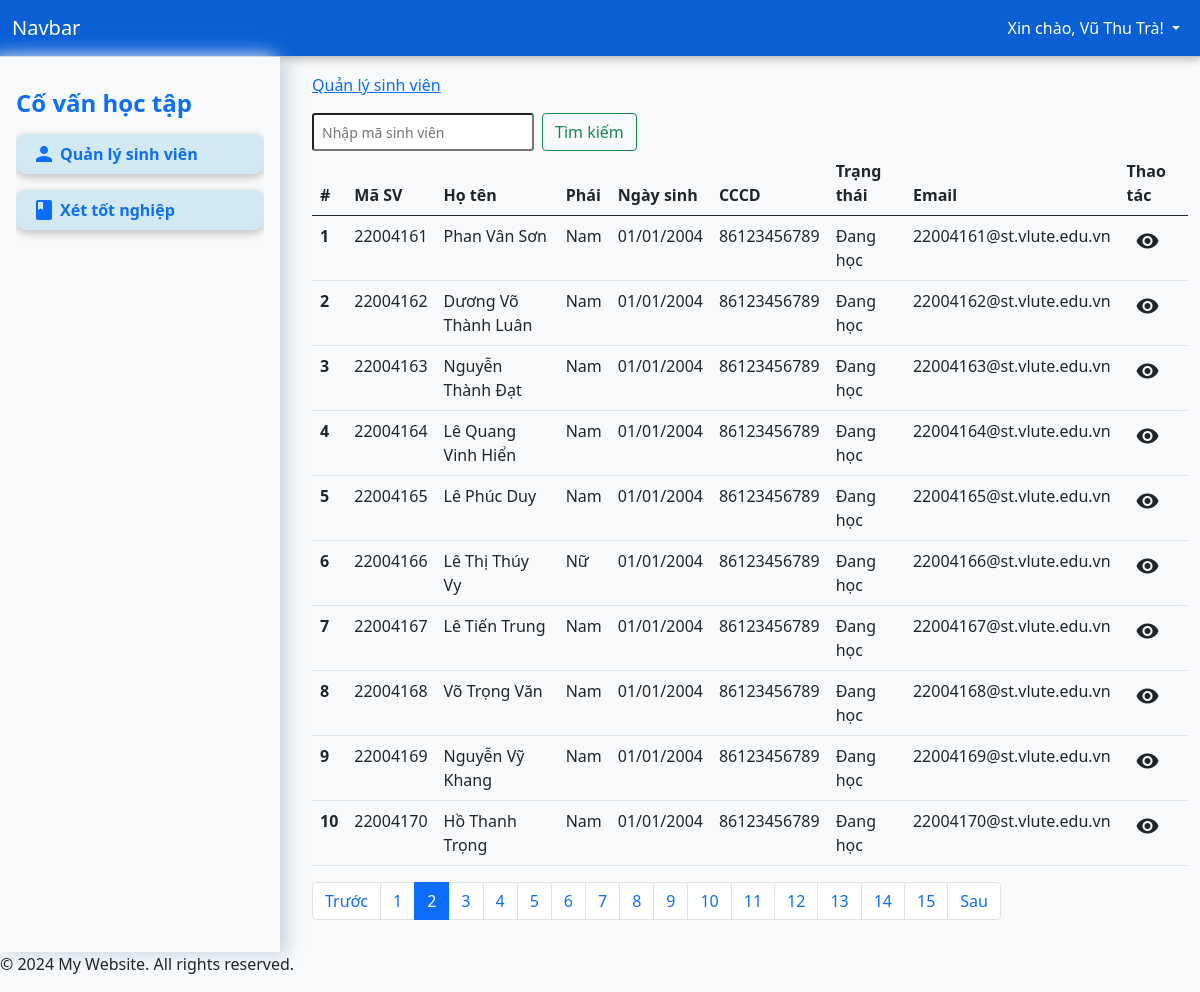
Screenshot of /?page=students&num=2 (signed in) with the database file from the repository.
### tables this page shows
CREATE TABLE `students` (
  `id` int(11) NOT NULL,
  `student_code` varchar(50) NOT NULL,
  `full_name` varchar(255) NOT NULL,
  `identity` varchar(255) NOT NULL,
  `dob` date DEFAULT NULL,
  `gender` enum('Nam','Nữ','Khác') NOT NULL DEFAULT 'Nam',
  `address` varchar(255) NOT NULL,
  `email` varchar(255) DEFAULT NULL,
  `status` enum('Đang học','Tạm dừng học','Đã tốt nghiệp','Nghỉ học','Buộc thôi học') DEFAULT 'Đang học',
  `created_at` datetime DEFAULT current_timestamp()
);

### app/controller/StudentController.php (called while the page is built, shortened)
<?php
class StudentController
{
    private $conn;
    public function __construct($conn)
    {
        $this->conn = $conn;
    }
    public function index($limit = PHP_INT_MAX, $offset = 0)
    {
        $query = "SELECT * FROM students LIMIT $offset, $limit";
        $result = mysqli_query($this->conn, $query);
        $students = [];
        while ($row = mysqli_fetch_assoc($result)) {
            $students[] = $row;
        }
        return $students;
    }
    public function count()
    {
        $query = "SELECT COUNT(*) as total FROM students";
        $result = mysqli_query($this->conn, $query);
        $row = mysqli_fetch_assoc($result);
        return $row['total'];
    }
}

### app/views/pages/students.php (the view, shortened to what this page needs)
<?php
require_once "app/controller/StudentController.php";
$studentController = new StudentController($conn);
$page = isset($_GET['num']) ? (int)$_GET['num'] : 1;
$page = max($page, 1);
$limit = 10;
$offset = ($page - 1) * $limit;
$search = isset($_POST['search']) ? $_POST['search'] : '';
if ($search) {
    $students = $studentController->show($search);
    $total_students = count($students);
    $total_pages = 1;
} else {
    $students = $studentController->index($limit, $offset);
    $total_students = $studentController->count();
    $total_pages = ceil($total_students / $limit);
}
?>
<nav aria-label="Page navigation example">
    <form class="d-flex float-start" method="post">
        <input class="form-control-sm me-2" name="search" type="search" placeholder="Nhập mã sinh viên" aria-label="Search" required>
        <button class="btn btn-outline-success mr-2" type="submit">Tìm kiếm</button>
    </form>
    <table class="table">
        <thead>
            <tr>
                <th scope="col">#</th>
                <th scope="col">Mã SV</th>
                <th scope="col">Họ tên</th>
                <th scope="col">Phái</th>
                <th scope="col">Ngày sinh</th>
                <th scope="col">CCCD</th>
                <th scope="col">Trạng thái</th>
                <th scope="col">Email</th>
                <th scope="col">Thao tác</th>
            </tr>
        </thead>
        <tbody>
            <?php foreach ($students as $index => $student): ?>
                <tr>
                    <th scope="row"><?php echo $index + 1; ?></th>
                    <td><?php echo htmlspecialchars($student['student_code']); ?></td>
                    <td><?php echo htmlspecialchars($student['full_name']); ?></td>
                    <td><?php echo htmlspecialchars($student['gender']); ?></td>
                    <td><?php echo htmlspecialchars(date('d/m/Y', strtotime($student['dob']))); ?></td>
                    <td><?php echo htmlspecialchars($student['identity']); ?></td>
                    <td><?php echo htmlspecialchars($student['status']); ?></td>
                    <td><?php echo htmlspecialchars($student['email']); ?></td>
                    <td>
                        <a type="button" class="btn btn-sm" href="?page=detail&student_code=<?php echo $student['student_code'] ?>"><i class="material-icons">visibility</i></a>
                    </td>
                </tr>
            <?php endforeach; ?>
        </tbody>
    </table>
    <ul class="pagination">
        <li class="page-item <?php if ($page <= 1) echo 'disabled'; ?>">
            <a class="page-link" href="?page=students&num=<?php echo $page - 1; ?>">Trước</a>
        </li>
        <?php for ($i = 1; $i <= $total_pages; $i++): ?>
            <li class="page-item <?php if ($page == $i) echo 'active'; ?>">
                <a class="page-link" href="?page=students&num=<?php echo $i; ?>"><?php echo $i; ?></a>
            </li>
        <?php endfor; ?>
        <li class="page-item <?php if ($page >= $total_pages) echo 'disabled'; ?>">
            <a class="page-link" href="?page=students&num=<?php echo $page + 1; ?>">Sau</a>
        </li>
    </ul>
</nav>

### rows the page displays
students: student_code "22004161", full_name "Phan Vân Sơn", gender "Nam", dob "01/01/2004", identity "86123456789", status "Đang học", email "22004161@st.vlute.edu.vn"
students: student_code "22004162", full_name "Dương Võ Thành Luân", gender "Nam", dob "01/01/2004", identity "86123456789", status "Đang học", email "22004162@st.vlute.edu.vn"
students: student_code "22004163", full_name "Nguyễn Thành Đạt", gender "Nam", dob "01/01/2004", identity "86123456789", status "Đang học", email "22004163@st.vlute.edu.vn"
students: student_code "22004164", full_name "Lê Quang Vinh Hiển", gender "Nam", dob "01/01/2004", identity "86123456789", status "Đang học", email "22004164@st.vlute.edu.vn"
students: student_code "22004165", full_name "Lê Phúc Duy", gender "Nam", dob "01/01/2004", identity "86123456789", status "Đang học", email "22004165@st.vlute.edu.vn"
students: student_code "22004166", full_name "Lê Thị Thúy Vy", gender "Nữ", dob "01/01/2004", identity "86123456789", status "Đang học", email "22004166@st.vlute.edu.vn"
students: student_code "22004167", full_name "Lê Tiến Trung", gender "Nam", dob "01/01/2004", identity "86123456789", status "Đang học", email "22004167@st.vlute.edu.vn"
students: student_code "22004168", full_name "Võ Trọng Văn", gender "Nam", dob "01/01/2004", identity "86123456789", status "Đang học", email "22004168@st.vlute.edu.vn"
students: student_code "22004169", full_name "Nguyễn Vỹ Khang", gender "Nam", dob "01/01/2004", identity "86123456789", status "Đang học", email "22004169@st.vlute.edu.vn"
students: student_code "22004170", full_name "Hồ Thanh Trọng", gender "Nam", dob "01/01/2004", identity "86123456789", status "Đang học", email "22004170@st.vlute.edu.vn"

### other values shown
$_SESSION['auth_user']['username'] "Vũ Thu Trà"
$page_titles[$_GET['page']] "Quản lý sinh viên"
